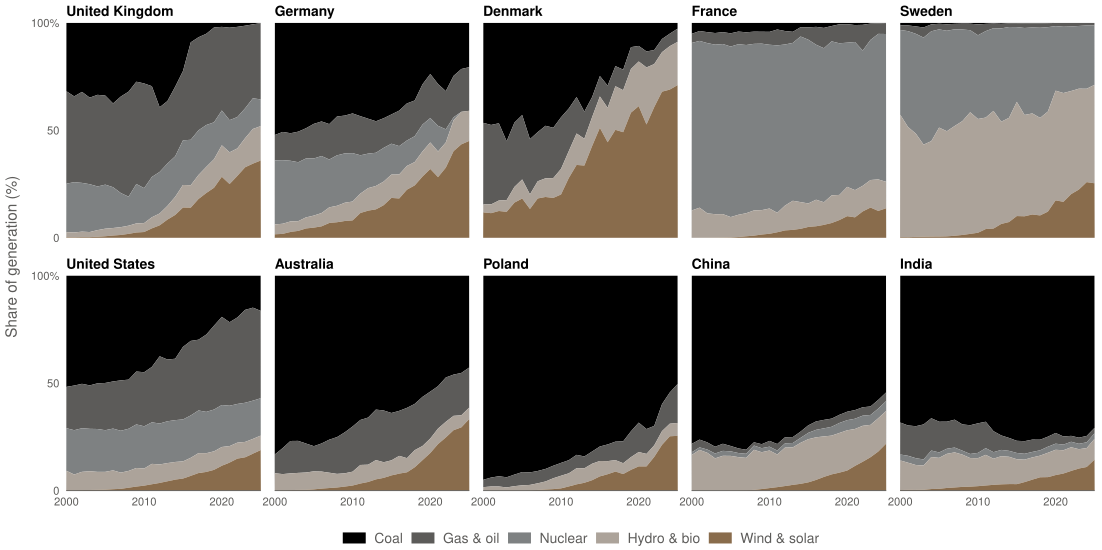

Write R code to recreate this figure.
# Task 6 v3 — National electricity mixes, 2000-2025 (color is the aesthetic).
# v3 changes vs v2: complete fuel-to-color remapping under the new "red
#   and black are accents only" colour discipline. v2's "Nuclear =
#   heritage_red" was the worst offender — France's nuclear-heavy panel
#   rendered as a giant block of red, exactly the "thick red graph"
#   pattern we are now disallowing. v3 uses a sequential-style ramp
#   through the warm-neutral family, with the warm bronze accent reserved
#   for the chart's story (wind and solar — the fuel that's growing).
#   Coal stays Onyx because coal IS black (semantically loaded), which
#   the design system's discipline allows as a documented exception.
#
#   v3 mapping — bottom of stack (dirtiest) to top (cleanest):
#     Coal           Onyx         #000000  black, semantic
#     Gas & oil      Alloy        #5C5B59  warm charcoal
#     Nuclear        Dark Stone   #7E8182  neutral warm gray
#     Hydro & bio    Dark Quartz  #ACA39A  taupe
#     Wind & solar   Copper       #896C4C  warm bronze (accent)
#
# v2 changes vs v1: y-axis title added ("Share of generation, %") so the
#   panels read independently of the subtitle.
# 100%-stacked area, small multiples: 10 countries x 5 fuel categories.
# Color does the encoding work that no other channel can: tracking each
# fuel's share through 26 years across 10 panels relies entirely on
# consistent hue mapping. Stack normalised to 100% so layer thickness is
# directly comparable across countries (no shifting baselines).
#
# Source: Ember (2025). Yearly Electricity Data.
#   https://ember-energy.org/data/yearly-electricity-data/

setwd("/Users/alexanderweber/Documents/hsg/6_semester/data_visualization_with_ai")

suppressPackageStartupMessages({
  library(dplyr)
  library(readr)
  library(ggplot2)
})

source("design_system.R")

# Font fallback — XQuartz / cairo not installed locally, so PDF-native
# Helvetica is used. Switch to Inter via showtext + cairo_pdf when set up.
chart_family <- ""

raw <- read_csv(
  "data/task_06/yearly_full_release_long_format.csv",
  show_col_types = FALSE,
  col_select = c("Area", "Year", "Category", "Subcategory",
                 "Variable", "Unit", "Value")
)

countries <- c("United Kingdom", "Germany", "Denmark", "France", "Sweden",
               "United States of America", "Australia", "Poland", "China", "India")

# Aggregate Ember's 9 fuels into 5 narrative categories. Five-category cap
# matches the qualitative palette contract in design_system.md.
fuel_to_cat <- c(
  "Coal"             = "Coal",
  "Gas"              = "Gas & oil",
  "Other Fossil"     = "Gas & oil",
  "Nuclear"          = "Nuclear",
  "Hydro"            = "Hydro & bio",
  "Bioenergy"        = "Hydro & bio",
  "Other Renewables" = "Hydro & bio",
  "Wind"             = "Wind & solar",
  "Solar"            = "Wind & solar"
)

mix <- raw %>%
  filter(
    Category    == "Electricity generation",
    Subcategory == "Fuel",
    Unit        == "%",
    Area        %in% countries,
    Year        >= 2000, Year <= 2025
  ) %>%
  mutate(category = fuel_to_cat[Variable]) %>%
  group_by(Area, Year, category) %>%
  summarise(share = sum(Value, na.rm = TRUE), .groups = "drop") %>%
  # Renormalise to 100% — guards against Ember's rounded percentages drifting
  # off-total (typical drift <0.1pp).
  group_by(Area, Year) %>%
  mutate(share = share / sum(share) * 100) %>%
  ungroup()

# Sanity check: every panel should sum to 100% in every year.
chk <- mix %>% group_by(Area, Year) %>% summarise(s = sum(share), .groups = "drop")
stopifnot(all(abs(chk$s - 100) < 1e-6))

# Stack order bottom -> top: dirtiest -> cleanest. Coal sits on the
# x-axis baseline (the most accurately-read position), so the shrinking-
# coal story reads at a glance.
cat_levels <- c("Coal", "Gas & oil", "Nuclear", "Hydro & bio", "Wind & solar")

cat_colors <- c(
  "Coal"         = pg_palette$onyx,        # #000000 black (semantic: coal IS black)
  "Gas & oil"    = pg_palette$alloy,       # #5C5B59 warm charcoal
  "Nuclear"      = pg_palette$dark_stone,  # #7E8182 neutral warm gray
  "Hydro & bio"  = pg_palette$dark_quartz, # #ACA39A taupe
  "Wind & solar" = pg_palette$copper       # #896C4C warm bronze (the accent)
)

# Country order tells the narrative left-to-right, top-to-bottom:
# Row 1 = European transitioners + already-clean baselines.
# Row 2 = slower transitions / coal-dominant systems.
country_order <- c("United Kingdom", "Germany", "Denmark", "France", "Sweden",
                   "United States of America", "Australia", "Poland", "China", "India")

country_label <- c("United Kingdom"             = "United Kingdom",
                   "Germany"                    = "Germany",
                   "Denmark"                    = "Denmark",
                   "France"                     = "France",
                   "Sweden"                     = "Sweden",
                   "United States of America"   = "United States",
                   "Australia"                  = "Australia",
                   "Poland"                     = "Poland",
                   "China"                      = "China",
                   "India"                      = "India")

mix <- mix %>%
  mutate(
    category = factor(category, levels = cat_levels),
    Area     = factor(Area, levels = country_order,
                      labels = country_label[country_order])
  )

# Quick diagnostic to make defensibility traceable in the v1 log.
diag <- mix %>%
  filter(Year %in% c(2000, 2025), category %in% c("Coal", "Wind & solar")) %>%
  arrange(Area, category, Year)
cat("Coal and Wind&solar shares, 2000 vs 2025:\n")
print(diag)

p <- ggplot(mix, aes(x = Year, y = share, fill = category)) +
  geom_area(position = "stack", color = NA) +
  facet_wrap(~ Area, ncol = 5) +
  scale_x_continuous(
    breaks = c(2000, 2010, 2020),
    expand = expansion(mult = c(0, 0))
  ) +
  scale_y_continuous(
    breaks = c(0, 50, 100),
    labels = c("0", "50", "100%"),
    expand = expansion(mult = c(0, 0))
  ) +
  scale_fill_manual(values = cat_colors, breaks = cat_levels, name = NULL) +
  labs(x = NULL, y = "Share of generation (%)") +
  theme_pg(base_family = chart_family) +
  theme(
    legend.position    = "bottom",
    legend.key.height  = grid::unit(8,  "pt"),
    legend.key.width   = grid::unit(18, "pt"),
    legend.text        = element_text(size = 10, color = pg_palette$alloy),
    legend.box.margin  = margin(t = 6, b = 0),
    legend.margin      = margin(t = 0, b = 0),
    panel.grid.major.y = element_blank(),
    panel.grid.major.x = element_blank(),
    panel.spacing.x    = grid::unit(10, "pt"),
    panel.spacing.y    = grid::unit(14, "pt"),
    strip.text         = element_text(size = 10, color = pg_palette$onyx,
                                      face = "bold", hjust = 0,
                                      margin = margin(b = 4)),
    axis.text.x        = element_text(size = 8),
    axis.text.y        = element_text(size = 8),
    axis.line.x        = element_line(color = pg_palette$alloy, linewidth = 0.3),
    plot.margin        = margin(t = 4, r = 6, b = 4, l = 4)
  )

out_pdf <- "iterations/task_06/v3/energy_mix_v3.pdf"
ggsave(out_pdf, p, width = 28, height = 14, units = "cm", device = "pdf")
cat("Saved:", out_pdf, "\n")
